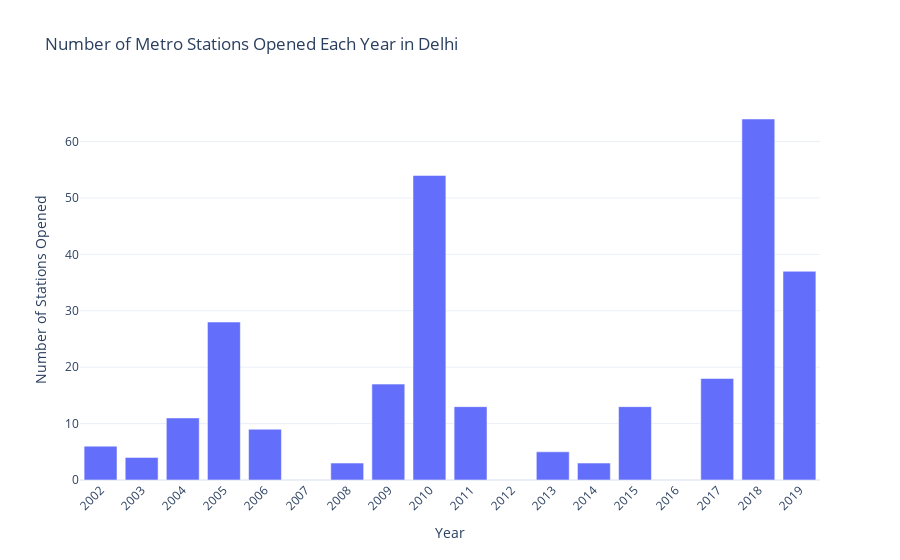

Notebook source saved alongside this figure:
### Code cell
df['Opening Year'] = df['Opening Date'].dt.year

# counting the number of stations opened each year
stations_per_year = df['Opening Year'].value_counts().sort_index()

stations_per_year_df = stations_per_year.reset_index()
stations_per_year_df.columns = ['Year', 'Number of Stations']

fig = px.bar(stations_per_year_df, x='Year', y='Number of Stations',
             title="Number of Metro Stations Opened Each Year in Delhi",
             labels={'Year': 'Year', 'Number of Stations': 'Number of Stations Opened'})

fig.update_layout(xaxis_tickangle=-45, xaxis=dict(tickmode='linear'),
                  yaxis=dict(title='Number of Stations Opened'),
                  xaxis_title="Year")

fig.show()

### Figure 1 — Plotly figure (JSON) as saved in the notebook; plotly's stock layout.template omitted (floating-point values rounded to 4 significant figures)
{"data": [{"alignmentgroup": "True", "hovertemplate": "Year=%{x}<br>Number of Stations Opened=%{y}<extra></extra>", "legendgroup": "", "marker": {"color": "#636efa", "pattern": {"shape": ""}}, "name": "", "offsetgroup": "", "orientation": "v", "showlegend": false, "textposition": "auto", "type": "bar", "x": [2002, 2003, 2004, 2005, 2006, 2008, 2009, 2010, 2011, 2013, 2014, 2015, 2017, 2018, 2019], "xaxis": "x", "y": [6, 4, 11, 28, 9, 3, 17, 54, 13, 5, 3, 13, 18, 64, 37], "yaxis": "y"}], "layout": {"barmode": "relative", "legend": {"tracegroupgap": 0}, "title": {"text": "Number of Metro Stations Opened Each Year in Delhi"}, "xaxis": {"anchor": "y", "domain": [0, 1], "tickangle": -45, "tickmode": "linear", "title": {"text": "Year"}}, "yaxis": {"anchor": "x", "domain": [0, 1], "title": {"text": "Number of Stations Opened"}}}}
